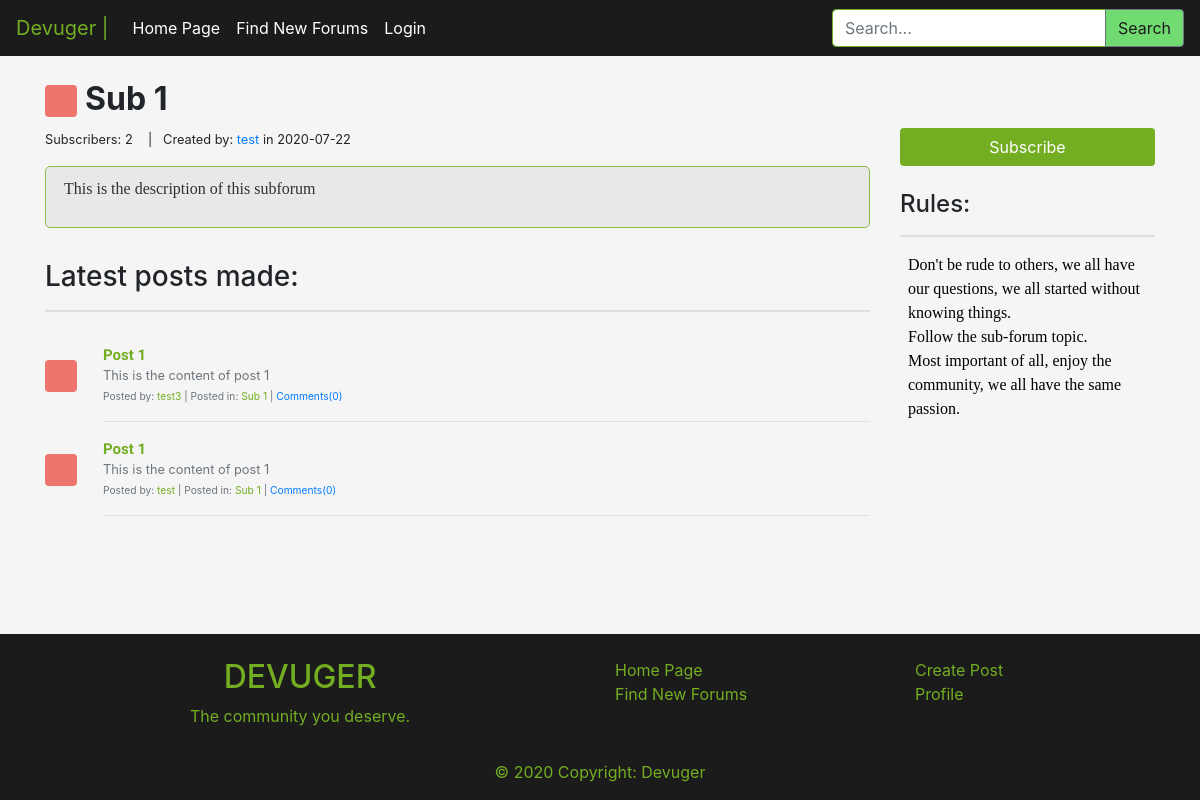
Screenshot of /sub.php?r=Sub 1 with the database file from the repository.
### tables this page shows
CREATE TABLE subforum(
    id INT PRIMARY KEY AUTO_INCREMENT,
    sname VARCHAR(30) UNIQUE,
    descp TEXT,
    subscribers INT,
    color VARCHAR(20),
    numPosts INT,
    creationDate DATE,
    createdBy INT,
    rules TEXT,
    FOREIGN KEY (createdBy) REFERENCES users(id)
);

CREATE TABLE users(
    id INT PRIMARY KEY AUTO_INCREMENT,
    username VARCHAR(60) UNIQUE,
    pass VARCHAR(255),
    email VARCHAR(255) UNIQUE,
    descp TEXT,
    color VARCHAR(20),
    creationDate DATE,
    uRank INT
);

CREATE TABLE posts(
    id INT PRIMARY KEY AUTO_INCREMENT,
    userId INT,
    subforumId INT,
    title VARCHAR(100),
    content LONGTEXT,
    uploadDate DATE,
    numComments INT,
    FOREIGN KEY (userId) REFERENCES users(id),
    FOREIGN KEY (subforumId) REFERENCES subforum(id)
);

### sub.php (the view, shortened to what this page needs)
<?php include('php/server.php'); ?>
<?php
$forum_name = $_GET['r'];
$a = "SELECT * FROM subforum WHERE sname = '$forum_name'";
$r = mysqli_query($db, $a);
$rowd = mysqli_fetch_assoc($r);
$f_ID = $rowd['id'];
$descp = $rowd['descp'];
$subs = $rowd['subscribers'];
$color = $rowd['color'];
$creationDate = $rowd['creationDate'];
$createdBy = $rowd['createdBy'];
$rules = $rowd['rules'];
$get_creator = mysqli_query($db, "SELECT username FROM users WHERE id = '$createdBy'");
$run_query_get_creator = mysqli_fetch_assoc($get_creator);
$creator = $run_query_get_creator['username'];
$logedUser = $_SESSION['username'];
$get_logged_userId = mysqli_query($db, "SELECT id FROM users WHERE username='$logedUser'");
$run_get_logged_user_query = mysqli_fetch_assoc($get_logged_userId);
$logged_userId = $run_get_logged_user_query['id'];
$user_is_subscribed = false;
$find_if_user_is_subscribed = mysqli_query($db, "SELECT subId FROM subscriptions WHERE userId = '$logged_userId' AND subId='$f_ID'");
if (mysqli_num_rows($find_if_user_is_subscribed) > 0) {
    $user_is_subscribed = true;
} else {
    $user_is_subscribed = false;
}
?>
<?php
if (isset($_GET['page_num']) && $_GET['page_num'] != "") {
    $page_num = $_GET['page_num'];
} else {
    $page_num = 1;
}
$total_posts_per_page = 5;
$offset = ($page_num - 1) * $total_posts_per_page;
?>
<?php include('php/updateSubSettings.php'); ?>
<?php include('includes/header.php'); ?>
<main class="content-wrapper">
    <div class="container py-4">
        <div class="row">
            <div class="col-md-9">
                <h2><svg class="bd-placeholder-img mr-2 rounded" style="opacity: 0.7;filter: alpha(opacity=70);" width="32" height="32" xmlns="http://www.w3.org/2000/svg" preserveAspectRatio="xMidYMid slice" focusable="false" role="img" aria-label="">
                        <title>Forum: <?php echo $forum_name; ?></title>
                        <rect width="100%" height="100%" fill="<?php echo $color; ?>" /><text x="50%" y="50%" fill="" dy=".3em"></text>
                    </svg><b><?php echo $forum_name; ?></b></h2>
                <small>Subscribers: <?php echo $subs; ?></small>
                <small>&nbsp;&nbsp; | &nbsp;&nbsp;</small><small>Created by: <?php echo "<a href='user.php?username=$creator'>$creator</a>"; ?> in <?php echo $creationDate; ?></small>
                <div class="descp py-3 mb-3">
                    <div class="content-border">
                        <p class="pl-2 content"><?php echo nl2br($descp); ?></p>
                    </div>
                </div>
                <h3>Latest posts made:</h3>
                <hr class="border-bottom border-gray">
                <?php
                $query_get_forum_posts = "SELECT * FROM posts WHERE subforumId = '$f_ID' ORDER BY id DESC LIMIT $offset, $total_posts_per_page";
                $get_forum_posts = mysqli_query($db, $query_get_forum_posts);
                if (mysqli_num_rows($get_forum_posts) > 0) {
                    while ($get_forum_posts_row = mysqli_fetch_assoc($get_forum_posts)) {
                        $id_user_posted = $get_forum_posts_row['userId'];
                        $get_user_who_posted = mysqli_query($db, "SELECT username FROM users WHERE id='$id_user_posted'");
                        $run_get_user_query = mysqli_fetch_assoc($get_user_who_posted);
                        $username = $run_get_user_query['username'];
                        echo
                            '<article>
											<div class="media text-muted pt-3">
												<svg class="bd-placeholder-img mr-2 rounded mt-3" style="opacity: 0.7;filter: alpha(opacity=70);" width="32" height="32" xmlns="http://www.w3.org/2000/svg" preserveAspectRatio="xMidYMid slice" focusable="false" role="img" aria-label=""><title></title><rect width="100%" height="100%" fill="' . $color . '"/><text x="50%" y="50%" fill="" dy=".3em"></text></svg>
												&nbsp;&nbsp;&nbsp;&nbsp;
												<div class="media-body">
													<a href="post.php?id=' . $get_forum_posts_row['id'] . '&title=' . $get_forum_posts_row['title'] . '"><p class="media-body pb-3 mb-0 small lh-125 border-bottom border-gray">
													<strong class="d-block text-gray-dark article-title">' . $get_forum_posts_row['title'] . '</strong></a>' . strip_tags(mb_strimwidth($get_forum_posts_row['content'], 0, 125, "..."), '<br/>') . '<br>
													<small>Posted by: <a class="article-b-links" href="user.php?username=' . $username . '">' . $username . '</a>&nbsp;|&nbsp;Posted in: <a class="article-b-links" href="sub.php?r=' . $forum_name . '">' . $forum_name . '</a>&nbsp;|&nbsp;<a href="post.php?id=' . $get_forum_posts_row['id'] . '&title=' . $get_forum_posts_row['title'] . '#comments-seccion">Comments(' . $get_forum_posts_row['numComments'] . ')</a></small></p>
												</div>
											</div>
										</article>';
                    }
                }
                ?>
            </div>
            <div class="col-md-3 py-5">
				<?php if($forum_name == "Admins Testing" && !$logedUser == "BernardoPiedade"): ?>
					<p>You can't subscribe to this sub-forum</p>
				<?php else: ?>
					<div class="mb-4">
						<?php if ($user_is_subscribed == true) : ?>
							<form action="sub.php?r=<?php echo $forum_name; ?>" method="post"><button class="btn btn-teal w-100" type="submit" name="unsubscribe">Unsubscribe</button></form>
						<?php elseif ($user_is_subscribed == false) : ?>
							<form action="sub.php?r=<?php echo $forum_name; ?>" method="post"><button class="btn btn-teal w-100" type="submit" name="subscribe">Subscribe</button></form>
						<?php endif ?>
					</div>
				<?php endif ?>
                <div>
                    <h4>Rules:</h4>
                    <hr class="border-bottom border-gray">
                    <?php
                    echo '<p class="pl-2 content">' . nl2br($rules) . '</p>';
                    ?>
                </div>
            </div>
        </div>
    </div>
</main>
<?php include('includes/footer.php'); ?>

### css/main.css (style rules this page uses)
html, body { background-color: whitesmoke; height: 100%; }
body { display: flex; flex-direction: column; }
.content-wrapper { flex: 1 0 auto; }
strong.article-title { font-family: 'Source Sans Pro', sans-serif; color: #73AD21; text-decoration-color: #73AD21; font-size: 15px; }
a.article-b-links, a.article-b-links:link, a.article-b-links:visited, a.article-b-links:hover { color: #73AD21; text-decoration-color: #73AD21; }
.content-border { border-radius: 5px; border: 1px solid #73AD21; padding: 10px; background-color: #e6e6e6; opacity: 0.8; color: black; word-wrap: auto; overflow-wrap: normal; overflow-y: auto; overflow-x: hidden; }
.content { color: black; font-family: 'PT Serif', serif; }
.btn-teal { background-color: #73AD21; color: white; }

### rows the page displays
subforum: subscribers "2", creationDate "2020-07-22", descp "This is the description of this subforum", rules "Don't be rude to others, we all have our questions, we all started without knowing things. Follow the sub-forum topic. Most important of all, enjoy the community, we all have the same passion."
users: username "test"
posts: title "Post 1", content "This is the content of post 1", userId.username "test3", numComments "0"
posts: title "Post 1", content "This is the content of post 1", userId.username "test", numComments "0"

### other values shown
$forum_name "Sub 1"
